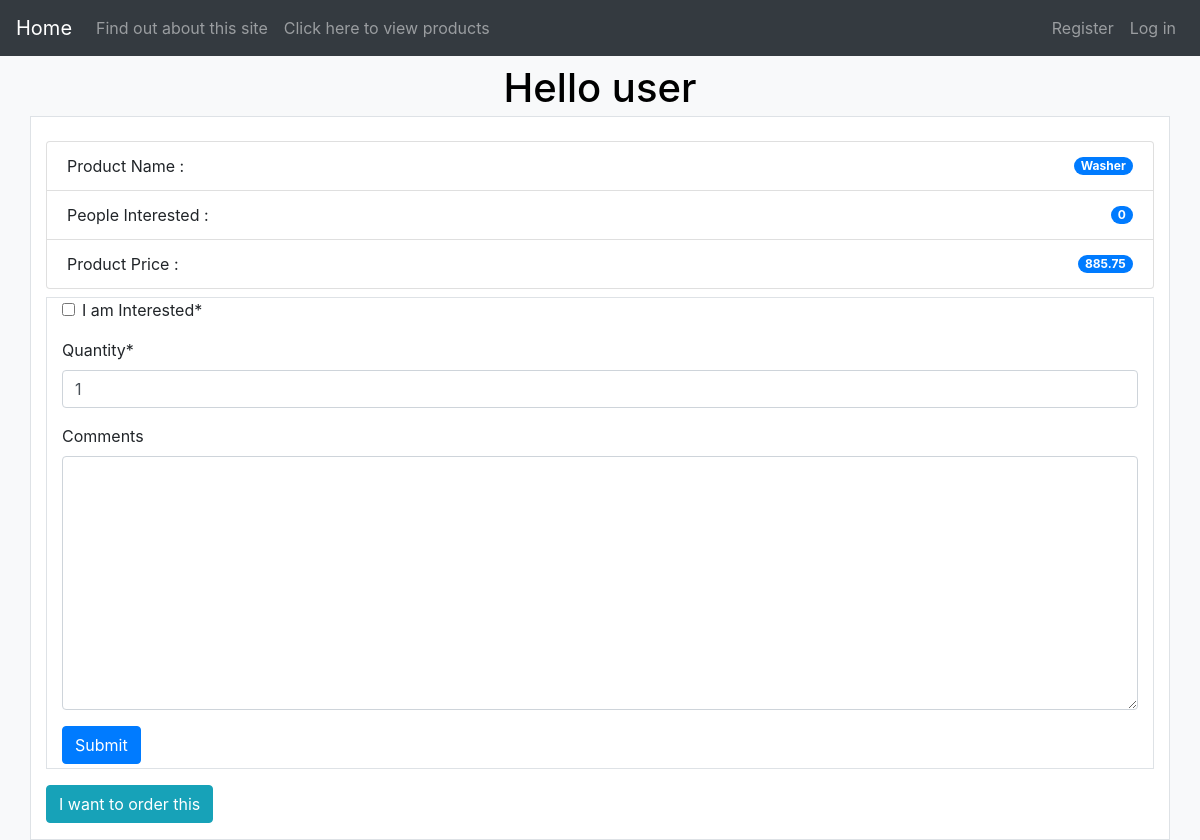
The app's page /myapp/productdetail/13/ with its own data.
### myapp/models.py (models this page shows, shortened)
class Product(models.Model):
    category = models.ForeignKey(Category, related_name='products',on_delete=models.CASCADE)
    name = models.CharField(max_length=200)
    price = models.DecimalField(max_digits=10, decimal_places=2)
    stock = models.PositiveIntegerField(default=100, validators=[MaxValueValidator(1000), MinValueValidator(0)])
    available = models.BooleanField(default=True)
    description = models.TextField(blank=True, default='')
    interested = models.PositiveIntegerField(default=0)

### myapp/views.py (the view)
# urls.py: path(r'productdetail/<int:prod_id>/',views.productDetailView.as_view(),name = 'productdetail'),
class productDetailView(View):
    def get(self, request, prod_id):
        product = (Product.objects.get(id=prod_id))
        msg = ''
        form = InterestForm()
        return render(request, 'myapp/productdetails.html', {'product': product, 'form': form, 'msg': msg})

### myapp/forms.py
class InterestForm(forms.Form):
    interest = forms.BooleanField(label='I am Interested')
    quantity = forms.IntegerField(initial=1, min_value=1, label='Quantity')
    comments = forms.CharField(widget=forms.Textarea, required=False)

### myapp/templates/myapp/productdetails.html (shortened to what this page needs)
{% extends 'myapp/base.html' %}
{% load bootstrap %}
{% load crispy_forms_tags %}
{% block body_block %}
    {% if product %}
            <ul class="list-group">
                <li class="list-group-item d-flex justify-content-between align-items-center">
                    Product Name :
                    <span class="badge badge-primary badge-pill">{{ product.name }}</span>
                </li>
                <li class="list-group-item d-flex justify-content-between align-items-center">
                    People Interested :
                    <span class="badge badge-primary badge-pill">{{ product.interested }}</span>
                </li>
                <li class="list-group-item d-flex justify-content-between align-items-center">
                    Product Price :
                    <span class="badge badge-primary badge-pill">{{ product.price }}</span>
                </li>
            </ul>
    {% else %}
        <strong>This prodcut is not available!</strong>
    {% endif %}
    <div class="container mt-2 mb-2 border">
        <form action="/myapp/order_interest_response/{{ product.id }}/" method="post">
            {{ form|crispy }}
            <input type="submit" value="Submit" class="btn btn-primary mb-1">
        </form>
    </div>
    <a href="{% url 'myapp:place order' %}" class="btn btn-info mt-2" role="button">I want to order this</a>
{% endblock %}

### records on screen
Product: name "Washer", interested "0", price "885.75"

### other values on screen
{{ 'user' }} "user"
